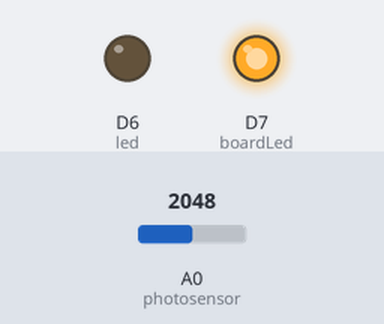
This sketch was run on a simulated Particle Photon. Parts: output pins drawn as LEDs (lit = HIGH). The test bench sets the inputs (shaded band); at power-on: A0 (photosensor) = 2048.

Above: at 0.1 s.
At 4.2 s:
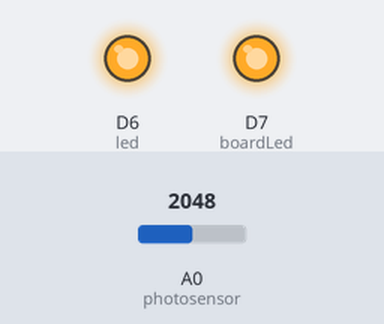
At 7.0 s:
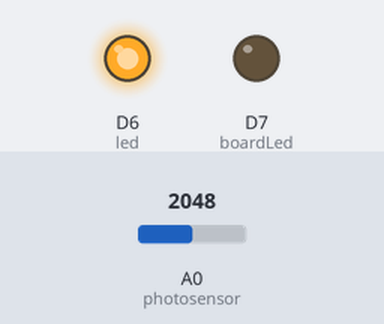
Timing chart, 0 to 8.6 s (numbered marks = the images above):
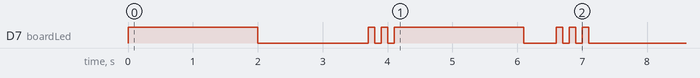

The sketch:

task3-3.ino
```cpp
	// Publish and Subscribe with photoresistors or phototransistors
	/* -------------------------------------------------------------

	Go find a buddy who also has a Particle device.
	Each of you will pick a unique event name
	  (make it weird so that no one else will have it)
	  (no more that 63 ASCII characters, and no spaces)

	In the following code, replace "your_unique_event_name" with your chosen name.
	Replace "buddy_unique_event_name" with your buddy's chosen name.

	Have your buddy do the same on his or her IDE.

	Then, each of you should flash the code to your device.

	Breaking the beam on one device will turn on the D7 LED on the second device.

	But how does this magic work? Through the miracle of publish and subscribe.

	We are going to Particle.publish a public event to the cloud.
	That means that everyone can see you event and anyone can subscribe to it.
	You and your buddy will both publish an event, and listen for each others events.

	------------------------------------------*/


	int led = D6;
	int boardLed = D7;
	int photosensor = A0;


	int waveValue;
	int notWaveValue;
	int beamThreshold;


	bool beamBroken = false;


	// We start with the setup function.


	void setup() {
	    // This part is mostly the same:
	    pinMode(led,OUTPUT); // Our LED pin is output (lighting up the LED)
	    pinMode(boardLed,OUTPUT); // Our on-board LED is output as well


	    // Here we are going to subscribe to your buddy's event using Particle.subscribe
	    Particle.subscribe("Deakin_RIOT_SIT210_Photon_Buddy", myHandler);
	    // Subscribe will listen for the event buddy_unique_event_name and, when it finds it, will run the function myHandler()
	    // (Remember to replace buddy_unique_event_name with your buddy's actual unique event name that they have in their firmware.)
	    // myHandler() is declared later in this app.


	    // Since everyone sets up their LEDs differently, we are also going to start by calibrating our photosensor.
	    // This one is going to require some input from the user!


	    // Calibrate:
	    // First, the D7 LED will go on to tell you to put your hand in front of the beam.
	    digitalWrite(boardLed,HIGH);
	    delay(2000);


	    // Then, the D7 LED will go off and the LED will turn on.
	    digitalWrite(boardLed,LOW);
	    digitalWrite(led,HIGH);
	    delay(500);


	    // Now we'll take some readings...
	    int off_1 = analogRead(photosensor); // read photosensor
	    delay(200); // wait 200 milliseconds
	    int off_2 = analogRead(photosensor); // read photosensor
	    delay(1000); // wait 1 second


	    // Now flash to let us know that you've taken the readings...
	    digitalWrite(boardLed,HIGH);
	    delay(100);
	    digitalWrite(boardLed,LOW);
	    delay(100);
	    digitalWrite(boardLed,HIGH);
	    delay(100);
	    digitalWrite(boardLed,LOW);
	    delay(100);


	    // Now the D7 LED will go on to tell you to remove your hand...
	    digitalWrite(boardLed,HIGH);
	    delay(2000);


	    // The D7 LED will turn off...
	    digitalWrite(boardLed,LOW);


	    // ...And we will take two more readings.
	    int on_1 = analogRead(photosensor); // read photosensor
	    delay(200); // wait 200 milliseconds
	    int on_2 = analogRead(photosensor); // read photosensor
	    delay(300); // wait 300 milliseconds


	    // Now flash the D7 LED on and off three times to let us know that we're ready to go!
	    digitalWrite(boardLed,HIGH);
	    delay(100);
	    digitalWrite(boardLed,LOW);
	    delay(100);
	    digitalWrite(boardLed,HIGH);
	    delay(100);
	    digitalWrite(boardLed,LOW);
	    delay(100);
	    digitalWrite(boardLed,HIGH);
	    delay(100);
	    digitalWrite(boardLed,LOW);


	    notWaveValue = (on_1+on_2)/2;
	    waveValue = (off_1+off_2)/2;
	    beamThreshold = (waveValue+notWaveValue)/2;


	}


	void loop() {
	    // This loop sends a publish when the beam is broken.
	    if (analogRead(photosensor)>beamThreshold) {
	        if (beamBroken==true) {
	            Particle.publish("Deakin_RIOT_SIT210_Photon_Buddy","notWave");
	            // publish this public event
	            // rename your_unique_event_name with your actual unique event name. No spaces, 63 ASCII characters.
	            // give your event name to your buddy and have them put it in their app.


	            // Set the flag to reflect the current status of the beam.
	            beamBroken=false;
	        }
	    }


	    else {
	        if (beamBroken==false) {
	            // Same deal as before...
	            Particle.publish("Deakin_RIOT_SIT210_Photon_Buddy","wave");
	            beamBroken=true;
	        }
	    }
	}


	// Now for the myHandler function, which is called when the cloud tells us that our buddy's event is published.
	void myHandler(const char *event, const char *data)
	{
	    /* Particle.subscribe handlers are void functions, which means they don't return anything.
	      They take two variables-- the name of your event, and any data that goes along with your event.
	      In this case, the event will be "buddy_unique_event_name" and the data will be "intact" or "broken"

	      Since the input here is a char, we can't do
	         data=="intact"
	        or
	         data=="broken"

	      chars just don't play that way. Instead we're going to strcmp(), which compares two chars.
	      If they are the same, strcmp will return 0.
	     */


	    if (strcmp(data,"notWave")==0) {
	        // if your buddy's beam is intact, then turn your board LED off
	        digitalWrite(boardLed,LOW);
	        delay(1000);

	    }
	    else if (strcmp(data,"wave")==0) {
	        // if your buddy's beam is broken, turn your board LED on
	        digitalWrite(boardLed,HIGH);
	        delay(1000);

	    }
	    else {
	        // if the data is something else, don't do anything.
	        // Really the data shouldn't be anything but those two listed above.
	    }
	}
```
